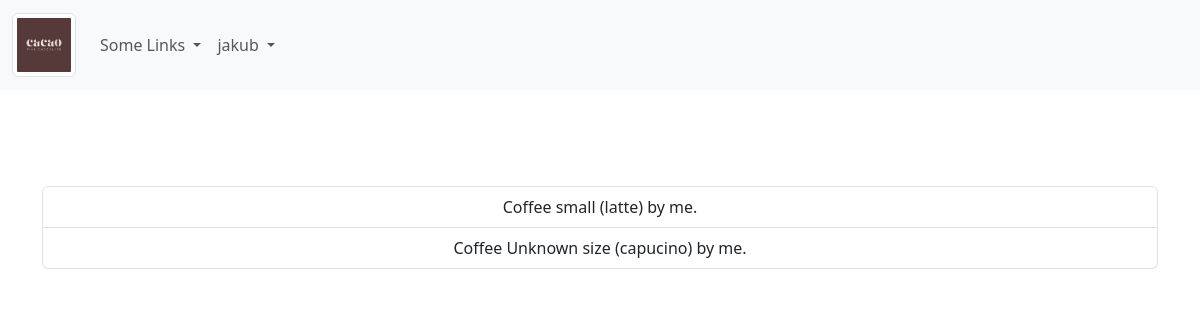
Before: /orders/coffee (signed in) with the older database file.
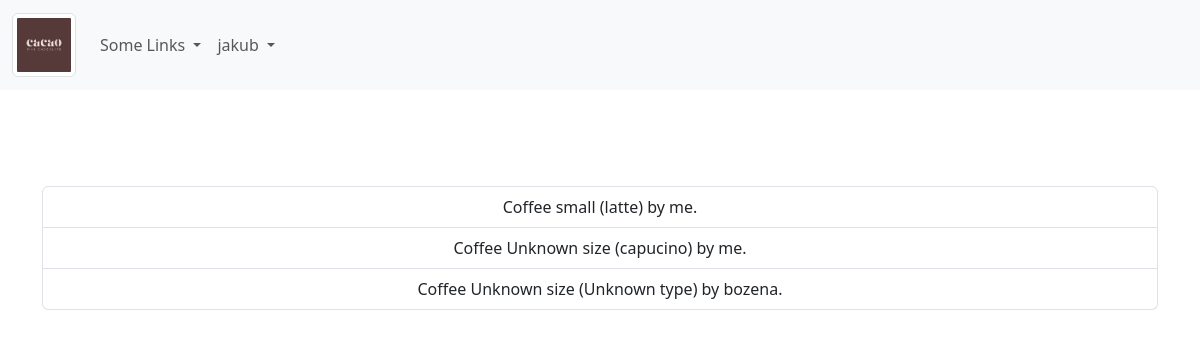
After: the same page with the newer database file.
### coffee_shop/models.py (models this page shows, shortened)
class User(UserMixin, db.Model):
    id = db.Column(db.Integer, primary_key=True)
    username = db.Column(db.String(64), index=True, unique=True)
    email = db.Column(db.String(120), index=True, unique=True)
    password_hash = db.Column(db.String(128))

class CoffeeOrder(db.Model):
    id = db.Column(db.Integer, primary_key=True)
    coffee_size = db.Column(db.String(3))
    coffee_type = db.Column(db.String(3))
    customer_username = db.Column(db.String(80), nullable=False)
    def coffe_size_display_name(self):
        return COFFEE_SIZES.get(self.coffee_size, "Unknown size")
    def coffe_type_display_name(self):
        return COFFEE_TYPE.get(self.coffee_type, "Unknown type")

### coffee_shop/orders/views.py (the view)
@bp.route("/coffee")
@login_required
def list_coffee_orders():
    orders = CoffeeOrder.query.all()
    return render_template("coffee_orders.html", coffee_orders=orders)

### coffee_shop/models.py (called while the page is built)
@login_manager.user_loader
def load_user(id):
    return User.query.get(int(id))

### coffee_shop/orders/templates/coffee_orders.html
{% extends "base.html" %}
{% block custom_content %}
  <ul class="list-group">
    {% for order in coffee_orders %}
        <li class="list-group-item">
            Coffee {{ order.coffe_size_display_name() }} ({{ order.coffe_type_display_name() }})
            by {{ order.customer_username }}.
        </li>
    {% endfor %}
  </ul>
{% endblock %}

### coffee_shop/templates/base.html (shortened to what this page needs)
<!DOCTYPE html>
<html lang="en">
{% import 'bootstrap5/form.html' as wtf %}
{% from 'bootstrap5/utils.html' import render_icon %}
<head>
  {% block styles %}
  {{ bootstrap.load_css() }}
  {% endblock %}
</head>
<body>
  {% block navbar %}
  <nav class="navbar navbar-expand-lg bg-light">
    <div class="container-fluid">
      <a class="navbar-brand" href="{{ url_for('index') }}">
        <img width="64" class="img-thumbnail" src="{{ url_for('static', filename='img/coffee_logo.png') }}"></img>
      </a>
      <div class="collapse navbar-collapse" id="navbarScroll">
        <ul class="navbar-nav me-auto my-2 my-lg-0 navbar-nav-scroll" style="--bs-scroll-height: 100px;">
          <li class="nav-item dropdown">
            <a class="nav-link dropdown-toggle" href="#" id="navbarScrollingDropdown" role="button"
              data-bs-toggle="dropdown" aria-expanded="false">
              Some Links
            </a>
          </li>
          <li class="nav-item dropdown">
            <a class="nav-link dropdown-toggle" href="#" id="navbarScrollingDropdown" role="button"
              data-bs-toggle="dropdown" aria-expanded="false">
              {% if current_user.is_authenticated %}
                {{ current_user.username }}
              {% else %}
                Anonymus user
              {% endif %}
            </a>
          </li>
        </ul>
      </div>
    </div>
  </nav>
  {% endblock navbar %}
  {% block body %}
  <main>
    <section class="py-5 text-center container">
      <div class="row py-lg-5">
        <div class="col-lg-19 mx-auto">
          {% block custom_content %}
          {% endblock %}
        </div>
      </div>
    </section>
  </main>
  {% endblock %}
</body>
</html>

Changed rows visible on the page:
added CoffeeOrder: coffe_size_display_name "Unknown size", coffe_type_display_name "Unknown type", customer_username "bozena"
